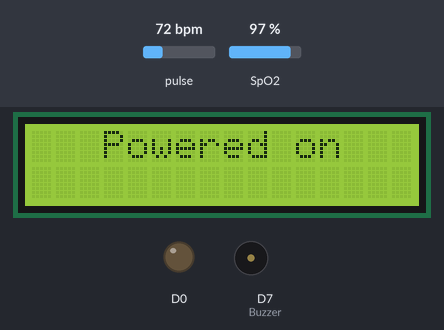
This sketch was run on a simulated ESP8266 (NodeMCU). Parts: 16×2 character LCD, output pins drawn as LEDs (lit = HIGH), buzzer (waves = sounding, pin HIGH). The inputs (shaded band) are chosen by the test bench; at power-on: pulse 72 bpm, SpO2 97 %. WiFi joins after 1.5 s; servers stay silent unless stated; what the sketch prints to the serial monitor is not drawn.

Above: at 1.9 s.
At 7.0 s:
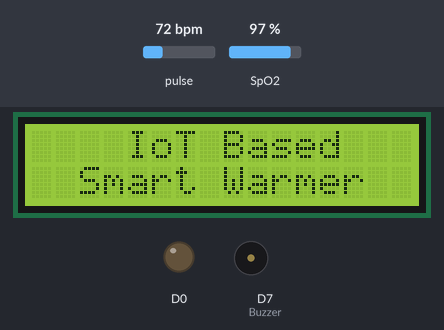
At 12.0 s:
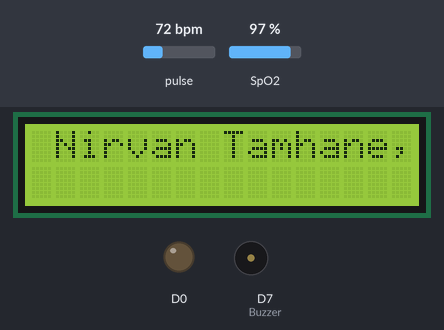
At 22.1 s:
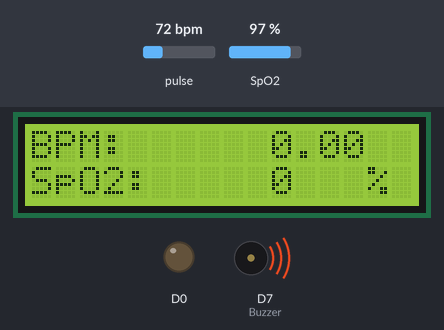
Timing chart, 0 to 25.6 s (numbered marks = the images above):
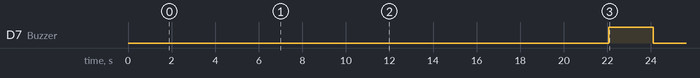

The sketch:

Main_Project_Code_For_HR_LCDBlynk.ino
```cpp
#include <Wire.h>
#include "MAX30100_PulseOximeter.h"
#define BLYNK_PRINT Serial
#include <Blynk.h>
#include <ESP8266WiFi.h>
#include <BlynkSimpleEsp8266.h>
#include <LiquidCrystal_I2C.h>
LiquidCrystal_I2C lcd(0x3F, 16, 2);

#define REPORTING_PERIOD_MS 1000


char auth[] = "4q6j6DSlo6B9gVvmLfmzxsY2a5nBrv9Q";
char ssid[] = "AVANI";
char pass[] = "avaninu123";


PulseOximeter pox;

float BPM, SpO2;
uint32_t tsLastReport = 0;
int Buzzer = 13;


void setup()
{
    Serial.begin(115200);
    pinMode(Buzzer, OUTPUT);
    pinMode(16, OUTPUT);
    Blynk.begin(auth, ssid, pass);
    Wire.begin(D2, D1);
    lcd.begin();
    lcd.backlight();
    lcd.setCursor(3, 0);
    lcd.print("Powered on");
    delay(3000);
    lcd.clear();
    lcd.setCursor(2, 1);
    lcd.print("Initializing..");
    delay(2000);
    lcd.clear();
    lcd.setCursor(4, 0);
    lcd.print("IoT");
    lcd.setCursor(8, 0);
    lcd.print("Based");
    lcd.setCursor(2, 1);
    lcd.print("Smart Warmer");
    delay(3000);
    lcd.clear();
    lcd.setCursor(2, 0);
    lcd.print("Designed and");
    lcd.setCursor(3, 1);
    lcd.print("Created by");
    delay(2000);
    lcd.clear();
    lcd.setCursor(1, 0);
    lcd.print("Nirvan");
    lcd.setCursor(8, 0);
    lcd.print("Tamhane,");
    delay(3000);
    lcd.clear();
    lcd.setCursor(1, 0);
    lcd.print("Smita");
    lcd.setCursor(7, 0);
    lcd.print("Trivedi,");
    delay(2000);
    lcd.clear();
    lcd.setCursor(3, 0);
    lcd.print("Dev");
    lcd.setCursor(7, 0);
    lcd.print("Patel,");
    lcd.setCursor(6, 1);
    lcd.print("And");
    delay(1500);
    lcd.clear();
    lcd.setCursor(1, 0);
    lcd.print("Dhruv");
    lcd.setCursor(7, 0);
    lcd.print("Bhansali");
    delay(1500);
    lcd.clear();
    lcd.setCursor(3, 0);
    lcd.print("Displaying");
    lcd.setCursor(2, 1);
    lcd.print("BPM and SpO2");
    delay(2000);
    lcd.clear();
    Serial.print("Initializing Pulse Oximeter..");

    if (!pox.begin())
    {
         Serial.println("FAILED");
         for(;;);
    }
    else
    {
         Serial.println("SUCCESS");
    }

}

void loop()
{
    pox.update();
    Blynk.run();

    BPM = pox.getHeartRate();
    SpO2 = pox.getSpO2();

   if (millis() - tsLastReport > REPORTING_PERIOD_MS)
    {
        Serial.print("Heart rate:");
        Serial.print(BPM);
        Serial.print(" SpO2:");
        Serial.print(SpO2);
        Serial.println(" %");

        lcd.clear();
        lcd.setCursor(0, 0);
        lcd.print("BPM: ");
        lcd.setCursor(10, 0);
        lcd.print(pox.getHeartRate());
        lcd.setCursor(0, 1);
        lcd.print("SpO2:");
        lcd.setCursor(10, 1);
        lcd.print(pox.getSpO2());
        lcd.setCursor(14, 1);
        lcd.print("%");

        Blynk.virtualWrite(V1, BPM);
        Blynk.virtualWrite(V2, SpO2);

        if(BPM < 50)
        {
          digitalWrite(Buzzer, HIGH);
          Serial.println("Low Heart Rate detected!");
        }
        else if(SpO2 < 90)
        {
          digitalWrite(Buzzer, HIGH);
          Serial.println("Low Oxygen Saturation detected!");
        }
        else if(BPM > 130)
        {
          digitalWrite(Buzzer, HIGH);
          Serial.println("High Heart Rate detected!");
        }
        else
        {
          digitalWrite(Buzzer, LOW);
          Serial.println("Heart Rate is normal");
          Serial.println("Oxygen Saturation is normal");
        }

        Serial.println("________x________x________");

        tsLastReport = millis();
    }
}
```

Measured:
- by itself, D7 (Buzzer): LOW → HIGH at 22.1 s, → LOW 2.1 s later
- what the display in image 0 shows lasts 3.0 s, from 1.9 s to 4.9 s
